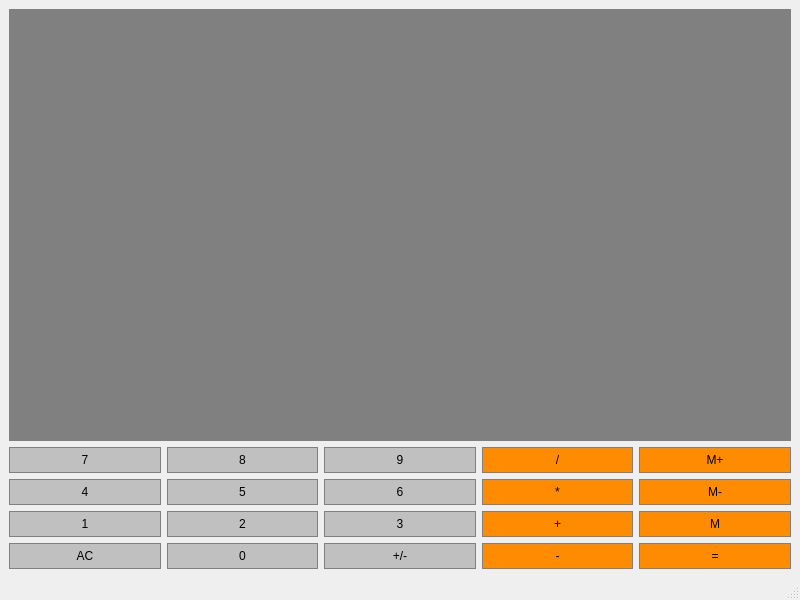
<?xml version="1.0" encoding="UTF-8"?>
<ui version="4.0">
 <class>Calculator</class>
 <widget class="QMainWindow" name="Calculator">
  <property name="geometry">
   <rect>
    <x>0</x>
    <y>0</y>
    <width>800</width>
    <height>600</height>
   </rect>
  </property>
  <property name="sizePolicy">
   <sizepolicy hsizetype="Preferred" vsizetype="Expanding">
    <horstretch>0</horstretch>
    <verstretch>0</verstretch>
   </sizepolicy>
  </property>
  <property name="windowTitle">
   <string>Calculator</string>
  </property>
  <widget class="QWidget" name="centralwidget">
   <layout class="QGridLayout" name="gridLayout">
    <item row="1" column="4">
     <widget class="QPushButton" name="Button_Add_Memory">
      <property name="sizePolicy">
       <sizepolicy hsizetype="Preferred" vsizetype="Preferred">
        <horstretch>0</horstretch>
        <verstretch>0</verstretch>
       </sizepolicy>
      </property>
      <property name="styleSheet">
       <string notr="true">QPushButton {
	background-color: #FF8C00;
	border: 1px solid gray;
	padding: 5px;
	color: #000000;
}

QPushButton: pressed {
	background-color: #A9A9A9;
	border: 1px solid gray;
	padding: 5px;
}</string>
      </property>
      <property name="text">
       <string>M+</string>
      </property>
     </widget>
    </item>
    <item row="1" column="1">
     <widget class="QPushButton" name="Button_8">
      <property name="sizePolicy">
       <sizepolicy hsizetype="Preferred" vsizetype="Preferred">
        <horstretch>0</horstretch>
        <verstretch>0</verstretch>
       </sizepolicy>
      </property>
      <property name="styleSheet">
       <string notr="true">QPushButton {
	background-color: #C0C0C0;
	border: 1px solid gray;
	padding: 5px;
	color: #000000;
}

QPushButton: pressed {
	background-color: #A9A9A9;
	border: 1px solid gray;
	padding: 5px;
}</string>
      </property>
      <property name="text">
       <string>8</string>
      </property>
     </widget>
    </item>
    <item row="4" column="0">
     <widget class="QPushButton" name="Button_Clear">
      <property name="sizePolicy">
       <sizepolicy hsizetype="Preferred" vsizetype="Preferred">
        <horstretch>0</horstretch>
        <verstretch>0</verstretch>
       </sizepolicy>
      </property>
      <property name="styleSheet">
       <string notr="true">QPushButton {
	background-color: #C0C0C0;
	border: 1px solid gray;
	padding: 5px;
	color: #000000;
}

QPushButton: pressed {
	background-color: #A9A9A9;
	border: 1px solid gray;
	padding: 5px;
}</string>
      </property>
      <property name="text">
       <string>AC</string>
      </property>
     </widget>
    </item>
    <item row="1" column="2">
     <widget class="QPushButton" name="Button_9">
      <property name="sizePolicy">
       <sizepolicy hsizetype="Preferred" vsizetype="Preferred">
        <horstretch>0</horstretch>
        <verstretch>0</verstretch>
       </sizepolicy>
      </property>
      <property name="styleSheet">
       <string notr="true">QPushButton {
	background-color: #C0C0C0;
	border: 1px solid gray;
	padding: 5px;
	color: #000000;
}

QPushButton: pressed {
	background-color: #A9A9A9;
	border: 1px solid gray;
	padding: 5px;
}</string>
      </property>
      <property name="text">
       <string>9</string>
      </property>
     </widget>
    </item>
    <item row="1" column="3">
     <widget class="QPushButton" name="Button_Division">
      <property name="sizePolicy">
       <sizepolicy hsizetype="Preferred" vsizetype="Preferred">
        <horstretch>0</horstretch>
        <verstretch>0</verstretch>
       </sizepolicy>
      </property>
      <property name="styleSheet">
       <string notr="true">QPushButton {
	background-color: #FF8C00;
	border: 1px solid gray;
	padding: 5px;
	color: #000000;
}

QPushButton: pressed {
	background-color: #A9A9A9;
	border: 1px solid gray;
	padding: 5px;
}</string>
      </property>
      <property name="text">
       <string>/</string>
      </property>
     </widget>
    </item>
    <item row="1" column="0">
     <widget class="QPushButton" name="Button_7">
      <property name="sizePolicy">
       <sizepolicy hsizetype="Preferred" vsizetype="Preferred">
        <horstretch>0</horstretch>
        <verstretch>0</verstretch>
       </sizepolicy>
      </property>
      <property name="styleSheet">
       <string notr="true">QPushButton {
	background-color: #C0C0C0;
	border: 1px solid gray;
	padding: 5px;
	color: #000000;
}

QPushButton: pressed {
	background-color: #A9A9A9;
	border: 1px solid gray;
	padding: 5px;
}</string>
      </property>
      <property name="text">
       <string>7</string>
      </property>
     </widget>
    </item>
    <item row="2" column="0">
     <widget class="QPushButton" name="Button_4">
      <property name="sizePolicy">
       <sizepolicy hsizetype="Preferred" vsizetype="Preferred">
        <horstretch>0</horstretch>
        <verstretch>0</verstretch>
       </sizepolicy>
      </property>
      <property name="styleSheet">
       <string notr="true">QPushButton {
	background-color: #C0C0C0;
	border: 1px solid gray;
	padding: 5px;
	color: #000000;
}

QPushButton: pressed {
	background-color: #A9A9A9;
	border: 1px solid gray;
	padding: 5px;
}</string>
      </property>
      <property name="text">
       <string>4</string>
      </property>
     </widget>
    </item>
    <item row="3" column="0">
     <widget class="QPushButton" name="Button_1">
      <property name="sizePolicy">
       <sizepolicy hsizetype="Preferred" vsizetype="Preferred">
        <horstretch>0</horstretch>
        <verstretch>0</verstretch>
       </sizepolicy>
      </property>
      <property name="styleSheet">
       <string notr="true">QPushButton {
	background-color: #C0C0C0;
	border: 1px solid gray;
	padding: 5px;
	color: #000000;
}

QPushButton: pressed {
	background-color: #A9A9A9;
	border: 1px solid gray;
	padding: 5px;
}</string>
      </property>
      <property name="text">
       <string>1</string>
      </property>
     </widget>
    </item>
    <item row="2" column="1">
     <widget class="QPushButton" name="Button_5">
      <property name="sizePolicy">
       <sizepolicy hsizetype="Preferred" vsizetype="Preferred">
        <horstretch>0</horstretch>
        <verstretch>0</verstretch>
       </sizepolicy>
      </property>
      <property name="styleSheet">
       <string notr="true">QPushButton {
	background-color: #C0C0C0;
	border: 1px solid gray;
	padding: 5px;
	color: #000000;
}

QPushButton: pressed {
	background-color: #A9A9A9;
	border: 1px solid gray;
	padding: 5px;
}</string>
      </property>
      <property name="text">
       <string>5</string>
      </property>
     </widget>
    </item>
    <item row="3" column="1">
     <widget class="QPushButton" name="Button_2">
      <property name="sizePolicy">
       <sizepolicy hsizetype="Preferred" vsizetype="Preferred">
        <horstretch>0</horstretch>
        <verstretch>0</verstretch>
       </sizepolicy>
      </property>
      <property name="styleSheet">
       <string notr="true">QPushButton {
	background-color: #C0C0C0;
	border: 1px solid gray;
	padding: 5px;
	color: #000000;
}

QPushButton: pressed {
	background-color: #A9A9A9;
	border: 1px solid gray;
	padding: 5px;
}</string>
      </property>
      <property name="text">
       <string>2</string>
      </property>
     </widget>
    </item>
    <item row="4" column="1">
     <widget class="QPushButton" name="Button_0">
      <property name="sizePolicy">
       <sizepolicy hsizetype="Preferred" vsizetype="Preferred">
        <horstretch>0</horstretch>
        <verstretch>0</verstretch>
       </sizepolicy>
      </property>
      <property name="styleSheet">
       <string notr="true">QPushButton {
	background-color: #C0C0C0;
	border: 1px solid gray;
	padding: 5px;
	color: #000000;
}

QPushButton: pressed {
	background-color: #A9A9A9;
	border: 1px solid gray;
	padding: 5px;
}</string>
      </property>
      <property name="text">
       <string>0</string>
      </property>
     </widget>
    </item>
    <item row="2" column="2">
     <widget class="QPushButton" name="Button_6">
      <property name="sizePolicy">
       <sizepolicy hsizetype="Preferred" vsizetype="Preferred">
        <horstretch>0</horstretch>
        <verstretch>0</verstretch>
       </sizepolicy>
      </property>
      <property name="styleSheet">
       <string notr="true">QPushButton {
	background-color: #C0C0C0;
	border: 1px solid gray;
	padding: 5px;
	color: #000000;
}

QPushButton: pressed {
	background-color: #A9A9A9;
	border: 1px solid gray;
	padding: 5px;
}</string>
      </property>
      <property name="text">
       <string>6</string>
      </property>
     </widget>
    </item>
    <item row="3" column="2">
     <widget class="QPushButton" name="Button_3">
      <property name="sizePolicy">
       <sizepolicy hsizetype="Preferred" vsizetype="Preferred">
        <horstretch>0</horstretch>
        <verstretch>0</verstretch>
       </sizepolicy>
      </property>
      <property name="styleSheet">
       <string notr="true">QPushButton {
	background-color: #C0C0C0;
	border: 1px solid gray;
	padding: 5px;
	color: #000000;
}

QPushButton: pressed {
	background-color: #A9A9A9;
	border: 1px solid gray;
	padding: 5px;
}</string>
      </property>
      <property name="text">
       <string>3</string>
      </property>
     </widget>
    </item>
    <item row="4" column="2">
     <widget class="QPushButton" name="Button_sign">
      <property name="sizePolicy">
       <sizepolicy hsizetype="Preferred" vsizetype="Preferred">
        <horstretch>0</horstretch>
        <verstretch>0</verstretch>
       </sizepolicy>
      </property>
      <property name="styleSheet">
       <string notr="true">QPushButton {
	background-color: #C0C0C0;
	border: 1px solid gray;
	padding: 5px;
	color: #000000;
}

QPushButton: pressed {
	background-color: #A9A9A9;
	border: 1px solid gray;
	padding: 5px;
}</string>
      </property>
      <property name="text">
       <string>+/-</string>
      </property>
     </widget>
    </item>
    <item row="2" column="3">
     <widget class="QPushButton" name="Button_Multiplication">
      <property name="sizePolicy">
       <sizepolicy hsizetype="Preferred" vsizetype="Preferred">
        <horstretch>0</horstretch>
        <verstretch>0</verstretch>
       </sizepolicy>
      </property>
      <property name="styleSheet">
       <string notr="true">QPushButton {
	background-color: #FF8C00;
	border: 1px solid gray;
	padding: 5px;
	color: #000000;
}

QPushButton: pressed {
	background-color: #A9A9A9;
	border: 1px solid gray;
	padding: 5px;
}</string>
      </property>
      <property name="text">
       <string>*</string>
      </property>
     </widget>
    </item>
    <item row="2" column="4">
     <widget class="QPushButton" name="Errase_Memory">
      <property name="sizePolicy">
       <sizepolicy hsizetype="Preferred" vsizetype="Preferred">
        <horstretch>0</horstretch>
        <verstretch>0</verstretch>
       </sizepolicy>
      </property>
      <property name="styleSheet">
       <string notr="true">QPushButton {
	background-color: #FF8C00;
	border: 1px solid gray;
	padding: 5px;
	color: #000000;
}

QPushButton: pressed {
	background-color: #A9A9A9;
	border: 1px solid gray;
	padding: 5px;
}</string>
      </property>
      <property name="text">
       <string>M-</string>
      </property>
     </widget>
    </item>
    <item row="3" column="3">
     <widget class="QPushButton" name="Button_Add">
      <property name="sizePolicy">
       <sizepolicy hsizetype="Preferred" vsizetype="Preferred">
        <horstretch>0</horstretch>
        <verstretch>0</verstretch>
       </sizepolicy>
      </property>
      <property name="styleSheet">
       <string notr="true">QPushButton {
	background-color: #FF8C00;
	border: 1px solid gray;
	padding: 5px;
	color: #000000;
}

QPushButton: pressed {
	background-color: #A9A9A9;
	border: 1px solid gray;
	padding: 5px;
}</string>
      </property>
      <property name="text">
       <string>+</string>
      </property>
     </widget>
    </item>
    <item row="4" column="3">
     <widget class="QPushButton" name="Button_Subtraction">
      <property name="sizePolicy">
       <sizepolicy hsizetype="Preferred" vsizetype="Preferred">
        <horstretch>0</horstretch>
        <verstretch>0</verstretch>
       </sizepolicy>
      </property>
      <property name="styleSheet">
       <string notr="true">QPushButton {
	background-color: #FF8C00;
	border: 1px solid gray;
	padding: 5px;
	color: #000000;
}

QPushButton: pressed {
	background-color: #A9A9A9;
	border: 1px solid gray;
	padding: 5px;
}</string>
      </property>
      <property name="text">
       <string>-</string>
      </property>
     </widget>
    </item>
    <item row="3" column="4">
     <widget class="QPushButton" name="Retrieve_Memory">
      <property name="sizePolicy">
       <sizepolicy hsizetype="Preferred" vsizetype="Preferred">
        <horstretch>0</horstretch>
        <verstretch>0</verstretch>
       </sizepolicy>
      </property>
      <property name="styleSheet">
       <string notr="true">QPushButton {
	background-color: #FF8C00;
	border: 1px solid gray;
	padding: 5px;
	color: #000000;
}

QPushButton: pressed {
	background-color: #A9A9A9;
	border: 1px solid gray;
	padding: 5px;
}</string>
      </property>
      <property name="text">
       <string>M</string>
      </property>
     </widget>
    </item>
    <item row="4" column="4">
     <widget class="QPushButton" name="Button_Equals">
      <property name="sizePolicy">
       <sizepolicy hsizetype="Preferred" vsizetype="Preferred">
        <horstretch>0</horstretch>
        <verstretch>0</verstretch>
       </sizepolicy>
      </property>
      <property name="styleSheet">
       <string notr="true">QPushButton {
	background-color: #FF8C00;
	border: 1px solid gray;
	padding: 5px;
	color: #000000;
}

QPushButton: pressed {
	background-color: #A9A9A9;
	border: 1px solid gray;
	padding: 5px;
}</string>
      </property>
      <property name="text">
       <string>=</string>
      </property>
     </widget>
    </item>
    <item row="0" column="0" colspan="5">
     <widget class="QLineEdit" name="Display">
      <property name="sizePolicy">
       <sizepolicy hsizetype="Preferred" vsizetype="Expanding">
        <horstretch>0</horstretch>
        <verstretch>0</verstretch>
       </sizepolicy>
      </property>
      <property name="font">
       <font>
        <family>Arial</family>
        <pointsize>18</pointsize>
        <bold>true</bold>
       </font>
      </property>
      <property name="styleSheet">
       <string notr="true"> QLineEdit {
	background-color:  gray;
	border: 1px solid gray; 
	colorr: #ffffff;
}
</string>
      </property>
      <property name="text">
       <string/>
      </property>
      <property name="alignment">
       <set>Qt::AlignRight|Qt::AlignTrailing|Qt::AlignVCenter</set>
      </property>
     </widget>
    </item>
   </layout>
  </widget>
  <widget class="QMenuBar" name="menubar">
   <property name="geometry">
    <rect>
     <x>0</x>
     <y>0</y>
     <width>800</width>
     <height>22</height>
    </rect>
   </property>
  </widget>
  <widget class="QStatusBar" name="statusbar"/>
 </widget>
 <resources/>
 <connections/>
</ui>
